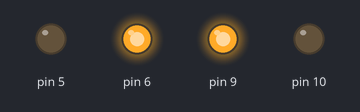
This sketch was run on a simulated Arduino Uno, built with avr-gcc and run on an emulated ATmega328P. Parts: output pins drawn as LEDs (lit = HIGH).

Above: at 0.1 s.
Timing chart, 0 to 1.6 s (numbered marks = the images above):
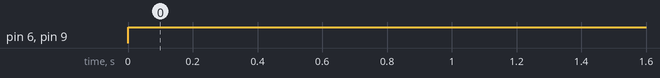

Measured:
- by itself, pin 6, pin 9: LOW → HIGH at 0.00 s

The sketch:

test-motor-baremetal.ino
```cpp
void setup() {
  // put your setup code here, to run once:
  TCCR0A = 0b10100001;
  TCCR1A = 0b10100001;

  TIMSK0 = 0b00000000;
  TIMSK1 = 0b00000000;

  OCR0A = 0;
  OCR0B = 0;
  OCR1A = 0;
  OCR1B = 0;

  TCNT0 = 0;
  TCNT1 = 0;

  DDRD |= 0b01100000;
  DDRB |= 0b00000110;

  TCCR0B = 0b00000011;
  TCCR1B = 0b00000011;
}

void loop() {
  // put your main code here, to run repeatedly:
  OCR0A = 255;
  OCR1A = 255;
  OCR0B = 0;
  OCR1B = 0;
}
```
